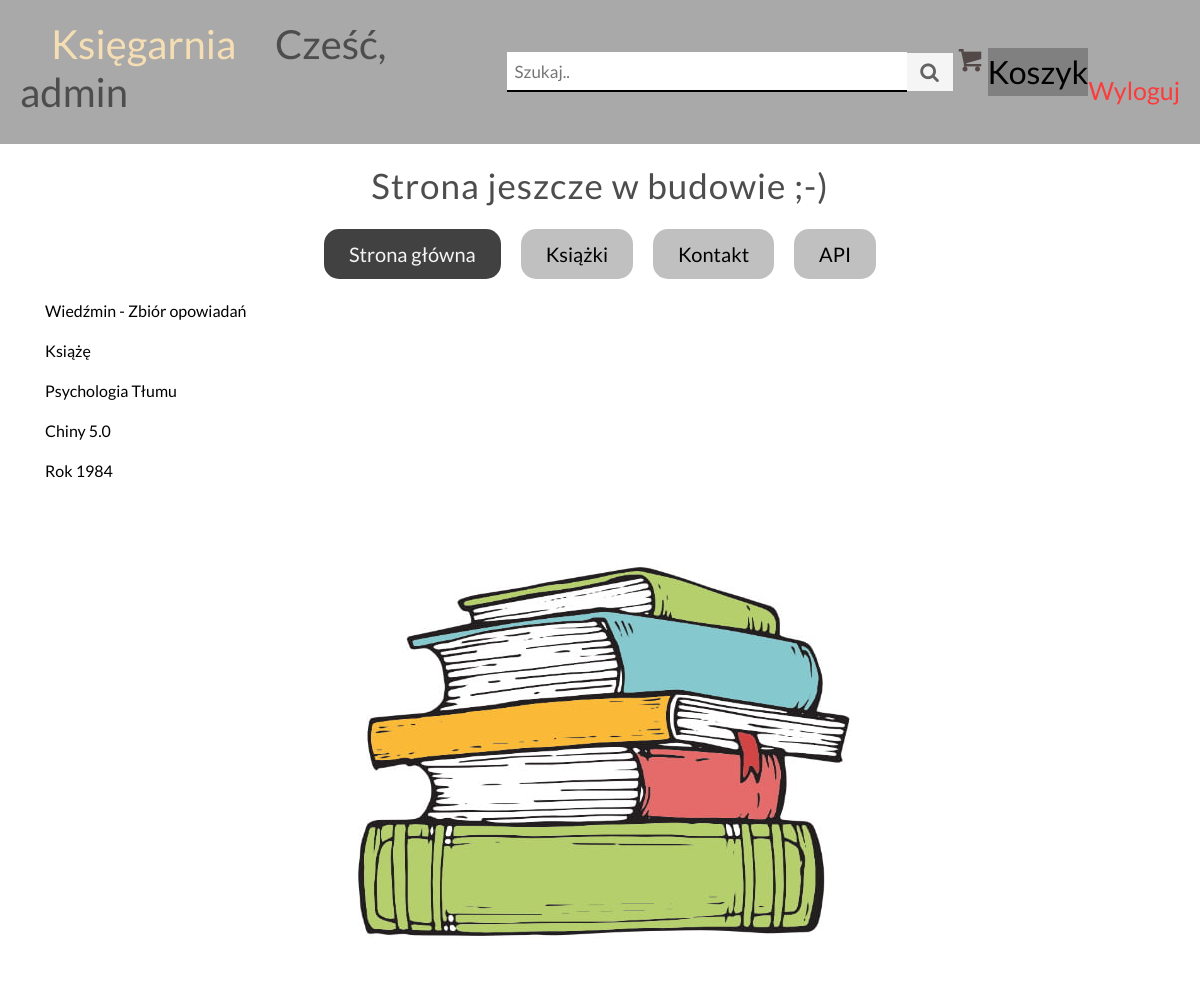
The app's page /kategoria/2/ (signed in) with its own data.
### Books/models.py (models this page shows, shortened)
class Books(models.Model):
    category = models.ForeignKey(Category, on_delete=models.CASCADE, null=True, blank=True)
    title = models.CharField(max_length=100)
    author = models.CharField(max_length=100)
    ISBN = models.CharField(max_length=50)
    price = models.DecimalField(max_digits=12, decimal_places=2)
    image = models.ImageField(null=True, blank=True)
    class Meta:
        verbose_name = "Ksiażka"
        verbose_name_plural = "Ksiażki"

### Books/views.py (the view)
# urls.py: path('kategoria/<id>/', kategoria, name='kategoria'),
@login_required(login_url='login')
def kategoria(request, id):
    category_user = Category.objects.get(pk=id)
    category_book = Books.objects.filter(category_id=category_user)
    all_category = Category.objects.all()
    data = {'category_user': category_user,
            'ksiazki': category_book,
            'kategorie': all_category}
    return render(request, 'book_category.html', data)

### Books/templates/book_category.html (shortened to what this page needs)
{% extends 'template.html' %}
    {% block book %}
        {% if ksiazki %}
            {% for book in ksiazki %}
                <p><a href = "/ksiazka/{{ book.id }}/"> {{ book.title }}</a></p>
            {% endfor %}
        {% endif %}
    {% endblock book %}

### Books/templates/template.html (shortened to what this page needs)
{% load static %}
<!DOCTYPE html>
<html lang="pl">
<head>
	<link rel="stylesheet" href="https://stackpath.bootstrapcdn.com/bootstrap/4.4.1/css/bootstrap.min.css">
	<link href="{% static 'Books/css/fontello.css' %}" rel="stylesheet" type="text/css" />
	<link rel="stylesheet" href="{% static 'Books/style.css' %}">
</head>
<body>
	<header>
		<h1 class="header-title">
			<a href="/"><span style="color: wheat; font-size:40px">&nbsp &nbsp Księgarnia </span></a>
			<span id="hello-msg">&nbsp &nbsp Cześć, {{request.user}}</span>
		</h1>
		<div class="search-bar">
			<input type="text" class="search-bar-input" placeholder="Szukaj.." />
			<a href="#"> <span class="icon-search" style="color:rgb(100, 98, 98)"></a>
		</div>
			<a href="/cart">
				<div style="font-size: 25px; color: rgb(82, 72, 72)" class="icon-basket"><button>Koszyk</button></div>
			</a>
			<a href="{% url 'logout' %}"><span style="font-size: 25px; color: rgb(252, 60, 60)">&nbsp Wyloguj</span></a>
	</header>
	<div class="container">
		<aside class="categories">
			<h1 class="categories-title">Strona jeszcze w budowie ;-)</h1>
			<section class="categories-items">
				<a href="/"><button class="active">Strona główna</button></a>
					<a href="/books"> <button>Książki</button></a>
					<a href="/contact"><button>Kontakt</button></a>
					<a href="/api"><button>API</button></a>
			</section>
		</aside>
	{% block book %}       {% endblock book %}
	</div>
	<div class="mainphoto" style="text-align: center;">
		<img src="{% static 'Books/Grafika/photo1.jpg' %}" alt="Main Photo"/>
	</div>
</body>
</html>

### Books/static/Books/style.css (style rules this page uses)
* { padding:0; margin: 0; box-sizing: border-box; }
body { font-family: 'Lato', sans-serif; background-color: white; }
header { background-color: darkgrey; color: white; display: flex; padding: 20px; align-items: center; }
.mainphoto { text-align: center; }
.icon-search { background: whitesmoke; height: 100%; padding: 9px; display: flex; }
.search-bar { flex-grow: 1; margin-left: 10%; display: flex; align-items: center; }
.search-bar-input { min-width: 400px; font-size: 17px; padding-left: 8px; height: 100%; margin-left: 20%; margin: 0px; }
.icon-basket { display: flex; justify-content: end; font-size: 25px; width: 100%; }
h1,h2,h3,h4,h5,h6 { color:hsl(0, 0%, 30%); }
.categories { display: flex; flex-direction: column; align-items: center; margin: 20px 0px; gap: 15px; }
.categories-title { font-size: 35px; letter-spacing: 1px; }
.categories-items { display: flex; gap: 20px; flex-wrap: wrap; justify-content: center; }
.categories-items button { font-size: 20px; padding: 10px 25px; background: silver; border: none; border-radius: 15px; cursor: pointer; transition: all 0.4s ease-in-out; }
.categories-items button.active { background: rgb(65, 65, 65); color: whitesmoke; }
a { text-decoration: none; color: black; }
input { border: none; border-bottom: 2px solid black; font-size: 2rem; color: black; }
input, textarea { font-size: 1rem; margin: 1em; padding: .5em; }
button { font-size: 2rem; color: black; background: #808080; border: none; transition: all .4s ease-in-out; cursor: pointer; text-align: center; }

### records on screen
Books: title "Wiedźmin - Zbiór opowiadań"
Books: title "Książę"
Books: title "Psychologia Tłumu"
Books: title "Chiny 5.0"
Books: title "Rok 1984"

### other values on screen
{{ request.user }} "admin"
